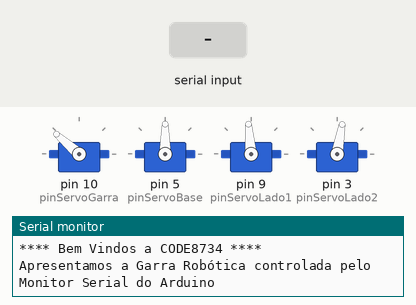
This sketch was run on a simulated Arduino Uno, built with avr-gcc and run on an emulated ATmega328P. Shown: 4 × servo, the last lines printed to the serial monitor. The inputs (shaded band) are chosen by the test bench.

Above: at 1.2 s.
1.3 s: "3" received over Serial
At 2.5 s:
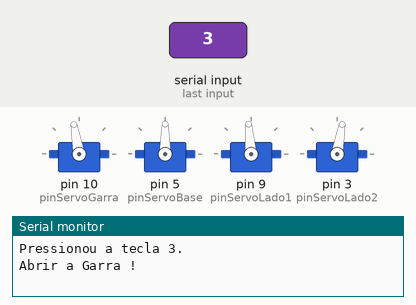
2.8 s: byte 53 (53) received over Serial
At 3.6 s:
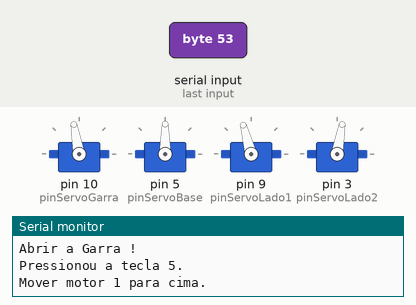
4.3 s: "1" received over Serial
At 4.8 s:
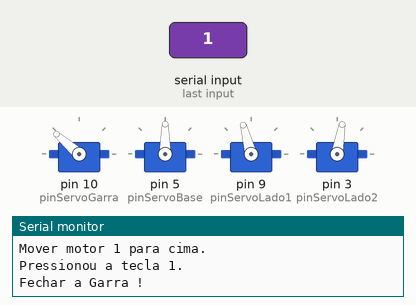
5.8 s: "6" received over Serial
At 7.0 s:
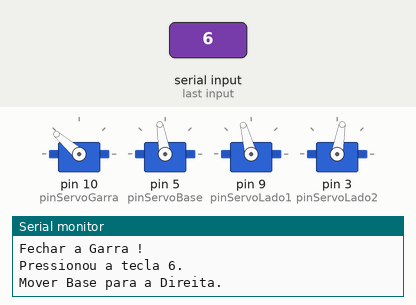
7.3 s: "0" received over Serial
At 8.3 s:
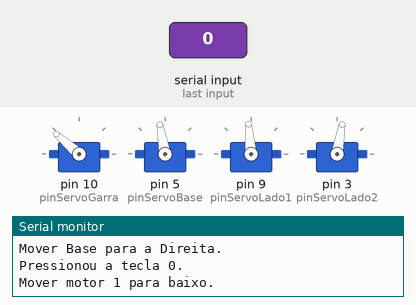
8.8 s: "3" received over Serial
At 9.4 s:
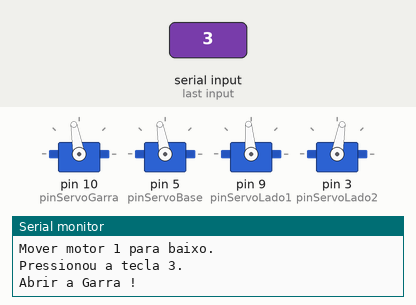
Timing chart, 0 to 11.3 s (numbered marks = the images above; inputs shaded):
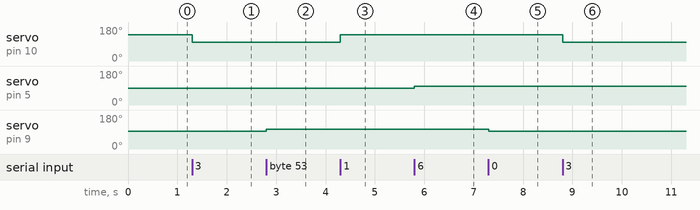

The sketch:

GarraControladaPeloTeclado_Final.ino
```cpp
#include <VarSpeedServo.h>


//Definição dos Pinos da Plataforma
#define pinServoGarra 10//garra
#define pinServoBase 5 //base
#define pinServoLado1  9//lado1
#define pinServoLado2 3 //lado2

#define LEDPin 13

//Iniciando os Objetos
VarSpeedServo garra;
VarSpeedServo base;
VarSpeedServo lado1;
VarSpeedServo lado2;//servo4;

int i = 0;
//Variaveis Garra
int posGarra = 0; //9
int posGarraInicial = 139;
int posGarraFinal = 100;//90

//Variaveis Base
int posBase = 90;
int posBaseAnt = 90;// base direita - 95 a 0 e esquerda de 95 a 175
int posBaseEsquerda = 5;
int posBaseDireita = 170;

//Variaveis Lado 1

int pos1 = 0;
int pos2 = 0;
int posLado1 = 95;
int posLado1Ant = 170;
int posLado1Min = 95;
int posLado1Max = 170;

int posLado2 = 80;
int posLado2Ant = 100;
int posLado2Min = 80;
int posLado2Max = 100;
int op = 0;


void setup()
{


  // Establishes LEDPin as an output so the LED can be seen
  Serial.begin(9600);
  Serial.setTimeout(50);
  Serial.println("**** Bem Vindos a CODE8734 ****");
  Serial.println("Apresentamos a Garra Robótica controlada pelo Monitor Serial do Arduino");


  garra.attach(pinServoGarra);
  garra.write(posGarraInicial);
  base.attach(pinServoBase); //pos4
  base.write(posBase);
  lado1.attach(pinServoLado1); //pos4
  lado1.write(posLado1);
  lado2.attach(pinServoLado2); //pos4
  lado2.write(posLado2);

}
void movimentoBase() {
  if (posBaseAnt > posBase) {

    for (int i = posBaseAnt; i >= posBase; i -= 2)
    {
      base.write(i);
      // delay(1);
    }
  }
  if (posBaseAnt < posBase) {

    for (int i = posBaseAnt; i <= posBase; i += 2)
    {
      base.write(i);
      // delay(1);
    }
  }

  posBaseAnt = posBase;

}

void movimentoLado1() {
  if (posLado1Ant > posLado1) {

    for (int i = posLado1Ant; i >= posLado1; i -= 10)
    {
      base.write(i);
      //delay(1);
    }
  }
  if (posLado1Ant < posLado1) {

    for (int i = posLado1Ant; i <= posLado1; i += 10)
    {
      base.write(i);
      //delay(1);
    }
  }

  posLado1Ant = posLado1;

}

void movimentoLado2() {
  if (posLado2Ant > posLado2) {

    for (int i = posLado2Ant; i >= posLado2; i -= 10)
    {
      base.write(i);
      // delay(1);
    }
  }
  if (posLado2Ant < posLado2) {

    for (int i = posLado2Ant; i <= posLado2; i += 10)
    {
      base.write(i);
      // delay(1);
    }
  }

  posLado2Ant = posLado2;

}


void loop()
{


  if (Serial.available()) {

    op = Serial.read();
    //Serial.println(op);

    if (op == 51)                                                             // button can be found in Psx.h
    {
      Serial.println("Pressionou a tecla 3.");
      Serial.println("Abrir a Garra !");
      // Serial.println(op);

      garra.write(posGarraFinal);
      op = 0;

    }
    if (op == 49)                                                             // button can be found in Psx.h
    {
      Serial.println("Pressionou a tecla 1.");
      Serial.println("Fechar a Garra !");
      //Serial.println(op);
      garra.write(posGarraInicial);
      op = 0;

    }
    //digitalWrite(LEDPin, HIGH);

    if (op == 52)
    {
      Serial.println("Pressionou a tecla 4.");
      Serial.println("Mover Base para a Esquerda.");
      // Serial.println(op);

      if (posBase > posBaseEsquerda) posBase -= 10;
    }
    if (op == 54)
    {
      Serial.println("Pressionou a tecla 6.");
      Serial.println("Mover Base para a Direita.");
      // Serial.println(op);
      if (posBase < posBaseDireita) posBase += 10;

    }

    base.write(posBase);
    if (op == 56)
    {
      if (posLado2 > posLado2Min) posLado2 -= 10;
      Serial.println("Pressionou a tecla 8.");
      Serial.println("Mover motor 2 para Cima.");
      //Serial.println(op);
    }
    if (op == 50)
    {
      Serial.println("Pressionou a tecla 2.");
      Serial.println("Mover motor 2 para Baixo.");
      // Serial.println(op);
      if (posLado2 < posLado2Max) posLado2 += 10;

    }
    lado2.write(posLado2);
    if (op == 48)
    {
      Serial.println("Pressionou a tecla 0.");
      Serial.println("Mover motor 1 para baixo.");
      //Serial.println(op);
      if (posLado1 > posLado1Min) posLado1 -= 10;
    }
    if (op == 53)
    {
      Serial.println("Pressionou a tecla 5.");
      Serial.println("Mover motor 1 para cima.");
      //Serial.println(op);
      if (posLado1 < posLado1Max) posLado1 += 10;

    }
    lado1.write(posLado1);

  }
}
```

Measured:
- after the input at 1.3 s, servo on pin 10 (pinServoGarra): 139° → 100° at once
- after the input at 2.8 s, servo on pin 9 (pinServoLado1): 95° → 105° at once
- after the input at 4.3 s, servo on pin 10 (pinServoGarra): 100° → 139° at once
- after the input at 5.8 s, servo on pin 5 (pinServoBase): 90° → 100° at once
- after the input at 7.3 s, servo on pin 9 (pinServoLado1): 105° → 95° at once
- after the input at 8.8 s, servo on pin 10 (pinServoGarra): 139° → 100° at once
